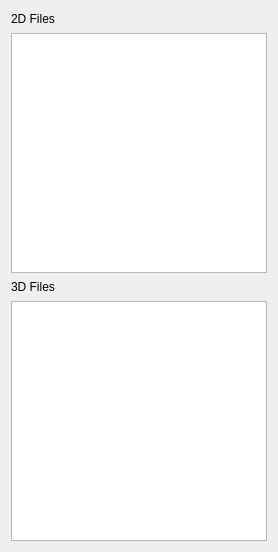
         <widget class="QWidget" name="filesTWFilesWidget" native="true">
          <property name="sizePolicy">
           <sizepolicy hsizetype="Preferred" vsizetype="Preferred">
            <horstretch>25</horstretch>
            <verstretch>0</verstretch>
           </sizepolicy>
          </property>
          <layout class="QVBoxLayout" name="verticalLayout_4">
           <item>
            <widget class="QLabel" name="filesTW2DFilesLabel">
             <property name="minimumSize">
              <size>
               <width>80</width>
               <height>16</height>
              </size>
             </property>
             <property name="text">
              <string>2D Files</string>
             </property>
            </widget>
           </item>
           <item>
            <widget class="QListWidget" name="filesTW2DFilesList">
             <property name="minimumSize">
              <size>
               <width>241</width>
               <height>240</height>
              </size>
             </property>
            </widget>
           </item>
           <item>
            <widget class="QLabel" name="filesTW3DFilesLabel">
             <property name="minimumSize">
              <size>
               <width>80</width>
               <height>16</height>
              </size>
             </property>
             <property name="text">
              <string>3D Files</string>
             </property>
            </widget>
           </item>
           <item>
            <widget class="QListWidget" name="filesTW3DFilesList">
             <property name="minimumSize">
              <size>
               <width>241</width>
               <height>240</height>
              </size>
             </property>
            </widget>
           </item>
          </layout>
         </widget>
